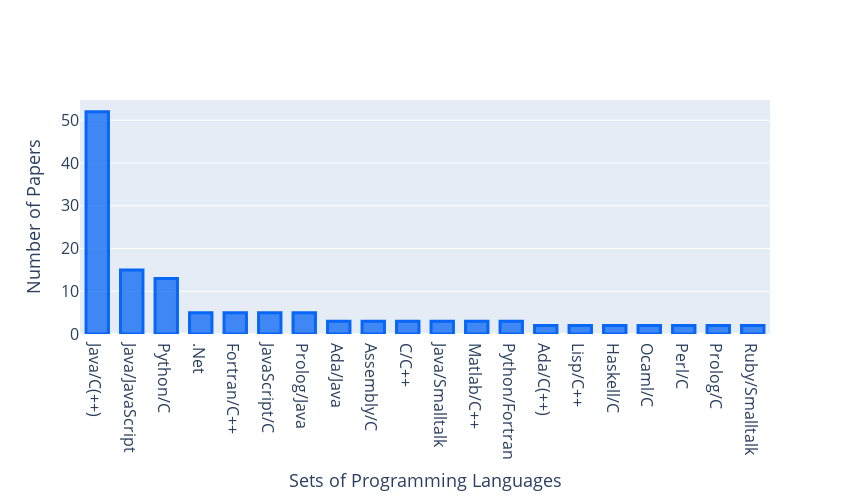

This figure's notebook cell:
### Code cell
fig_path = os.path.join(path_root,'data','survey-data', 'sets.pdf')
data = pd.DataFrame()
val_list =sets_df['Sets of Programming Languages']
val_count = sets_df['# papers']

fig = go.Figure()
fig.add_trace(go.Bar(x=val_list,
                y=val_count,
                orientation ='v',
                marker=dict(
                color='rgba(7, 102, 245, 0.75)',
                line=dict(color='rgba(7, 102, 245, 1.0)', width=3),
                )
                ))

fig.update_layout(
    autosize=False,
    width=850,
    height=500,
    xaxis=dict(
        title='Sets of Programming Languages',
        titlefont_size=18,
        tickfont_size=16,
    ),
    yaxis=dict(
        title='Number of Papers',
        titlefont_size=18,
        tickfont_size=16,
    ),
    bargap=0.35 # gap between bars of adjacent location coordinates.
)

fig.write_image(fig_path)
fig.show()

### Figure 1 — Plotly figure (JSON) as saved in the notebook; plotly's stock layout.template omitted (floating-point values rounded to 4 significant figures)
{"data": [{"marker": {"color": "rgba(7, 102, 245, 0.75)", "line": {"color": "rgba(7, 102, 245, 1.0)", "width": 3}}, "orientation": "v", "type": "bar", "x": ["Java/C(++)", "Java/JavaScript", "Python/C", ".Net", "Fortran/C++", "JavaScript/C", "Prolog/Java", "Ada/Java", "Assembly/C", "C/C++", "Java/Smalltalk", "Matlab/C++", "Python/Fortran", "Ada/C(++)", "Lisp/C++", "Haskell/C", "Ocaml/C", "Perl/C", "Prolog/C", "Ruby/Smalltalk"], "y": [52, 15, 13, 5, 5, 5, 5, 3, 3, 3, 3, 3, 3, 2, 2, 2, 2, 2, 2, 2]}], "layout": {"autosize": false, "bargap": 0.35, "height": 500, "width": 850, "xaxis": {"tickfont": {"size": 16}, "title": {"font": {"size": 18}, "text": "Sets of Programming Languages"}}, "yaxis": {"tickfont": {"size": 16}, "title": {"font": {"size": 18}, "text": "Number of Papers"}}}}
